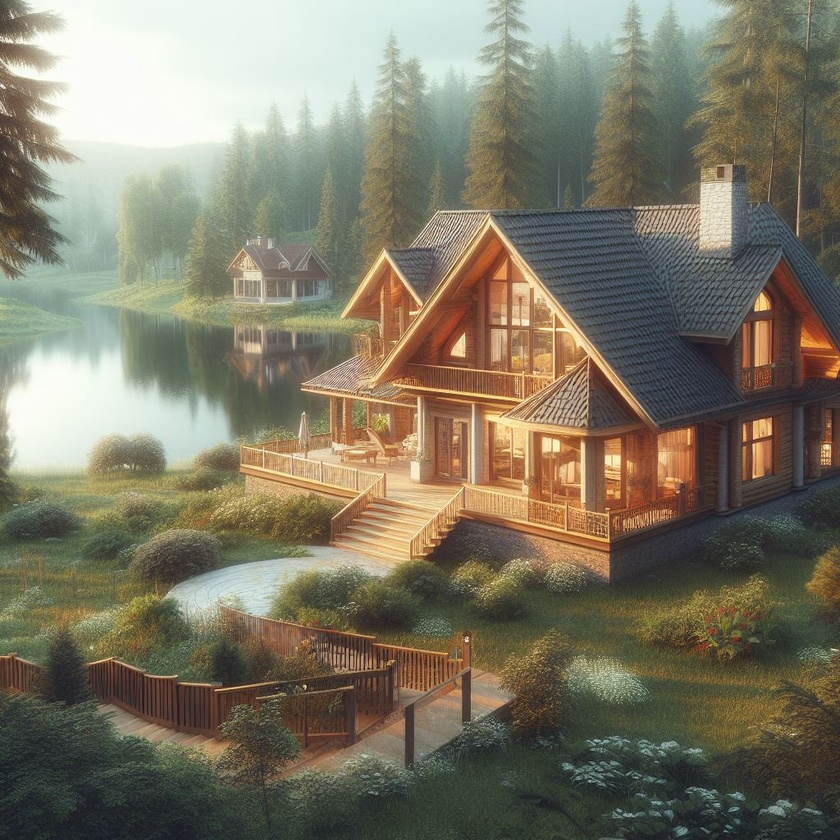
#> input picture opencv/data/gol_manzarasi.jpeg, 840 x 840 px, shrunk from 1024 x 1024 before the run
$ python u23_reg_of_in.py
#> lines starting #> are read from the running program, lines starting #| are printed output that depends on the picture; after the words box and inside, x2 and y2 are one past the last pixel; in counts of white or black regions, pixels touching at a corner belong together
import cv2
import numpy as np

# Görüntüyü yükle
image = cv2.imread('data/gol_manzarasi.jpeg')
#> image is the input picture: shape (840, 840, 3); mean B, G, R 101.2, 119.4, 125

# ROI koordinatlarını belirle (x başlangıç, y başlangıç, genişlik, yükseklik)
x, y, w, h = 100, 100, 200, 200

# ROI'yi görüntüden kes
roi = image[y:y+h, x:x+w]
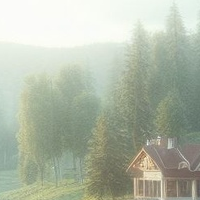
#> roi: shape (200, 200, 3); mean B, G, R 167.6, 184.8, 176.8

# ROI'yi göster
cv2.imshow("ROI", roi)

# ROI üzerinde bir işlem yap (örneğin, ROI'yi griye çevir)
roi_gray = cv2.cvtColor(roi, cv2.COLOR_BGR2GRAY)
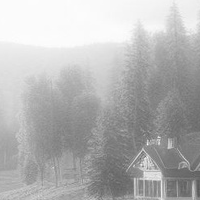
#> roi_gray: shape (200, 200); min 86, max 254, mean 180.4

# Gri ROI'yi orijinal görüntüye geri yerleştir (renkli olarak)
image[y:y+h, x:x+w] = cv2.cvtColor(roi_gray, cv2.COLOR_GRAY2BGR)
#> image: shape (840, 840, 3); 5.67% of pixels changed, all inside (x1, y1, x2, y2) = (100, 100, 300, 300)

# Sonucu göster
cv2.imshow("Gri Olarak Modife", image)

# Maske oluştur
mask = np.zeros(image.shape[:2], dtype="uint8")
cv2.rectangle(mask, (x, y), (x+w, y+h), 255, -1)
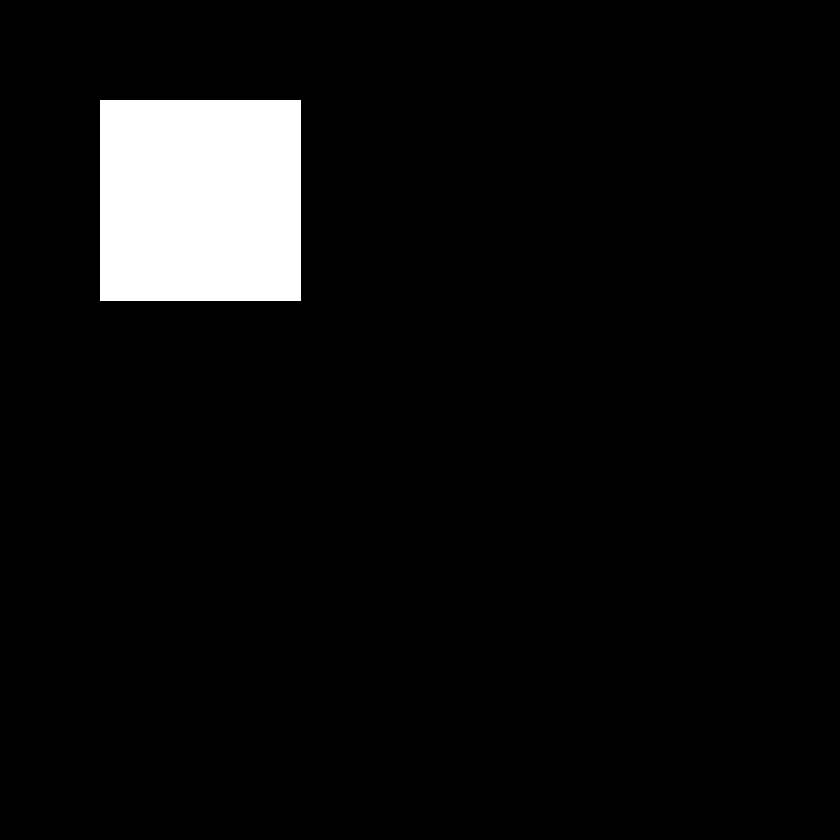
#> mask: shape (840, 840); 5.7% white; 1 white region, box (x1, y1, x2, y2) and area: (100, 100, 301, 301) 40401

# Maskeyi orijinal görüntü ile birleştir
masked_image = cv2.bitwise_and(image, image, mask=mask)
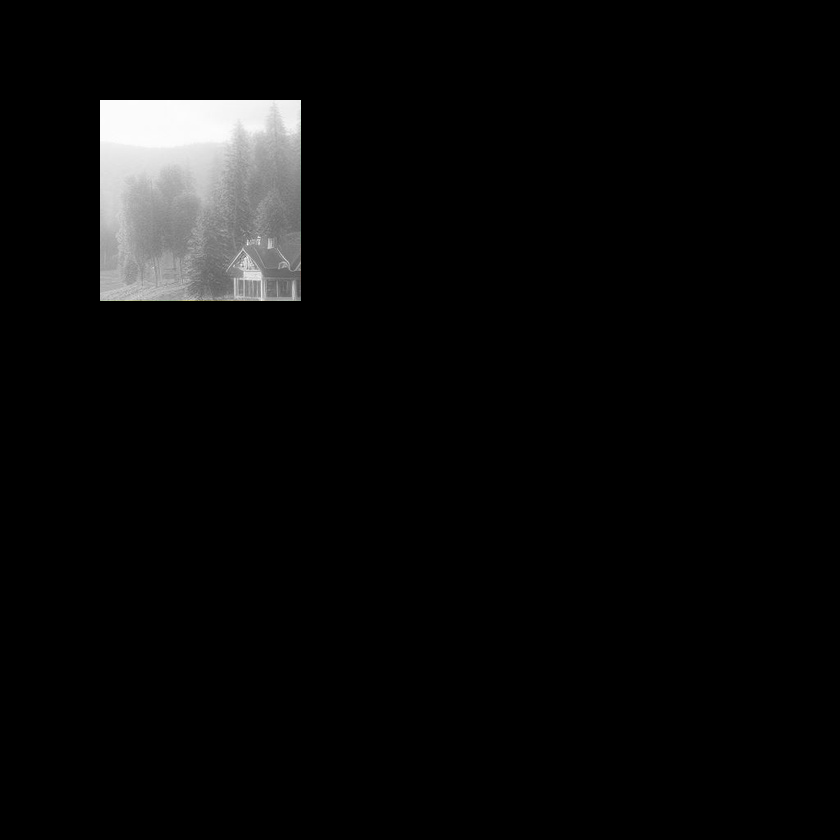
#> masked_image: shape (840, 840, 3); mean B, G, R 10.3, 10.3, 10.3

# Sonucu göster
cv2.imshow("Maskeli Goruntu", masked_image)


cv2.waitKey(0)
cv2.destroyAllWindows()

$ run again, with opencv/data/kizil_cam.jpeg copied over opencv/data/gol_manzarasi.jpeg
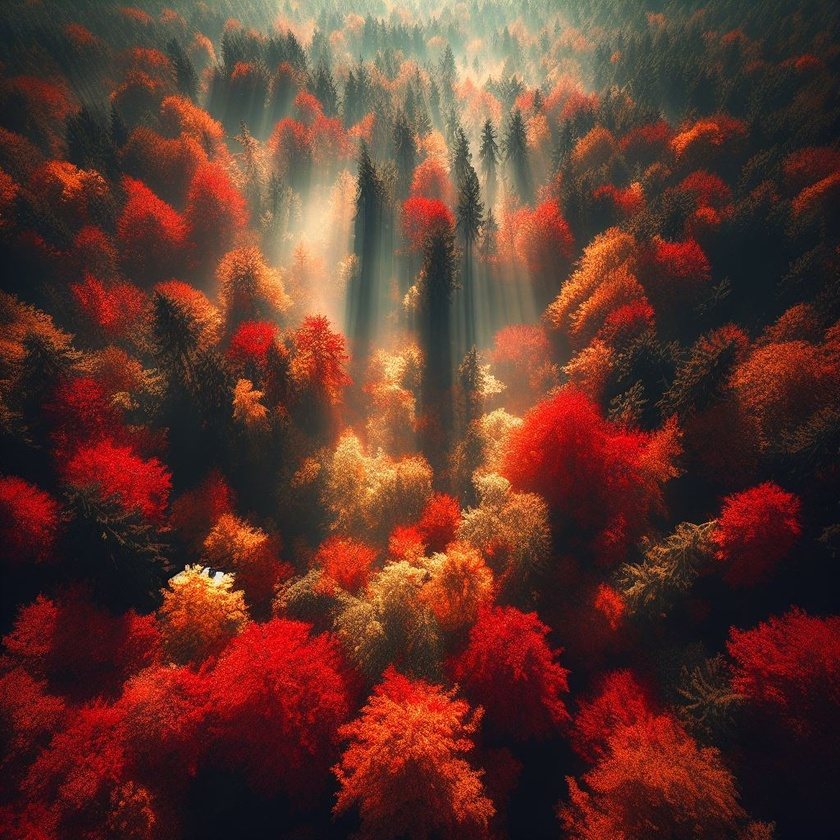
#> input picture opencv/data/kizil_cam.jpeg, 840 x 840 px, shrunk from 1024 x 1024 before the run
#> image is the input picture: shape (840, 840, 3); mean B, G, R 43.8, 53.7, 95
#> `roi_gray = cv2.cvtColor(roi, cv2.COLOR_BGR2GRAY)`:
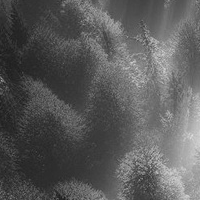
#> roi_gray: shape (200, 200); min 26, max 224, mean 90.2
#> image: shape (840, 840, 3); 5.66% of pixels changed, all inside (x1, y1, x2, y2) = (100, 100, 300, 300)
#> mask: shape (840, 840); 5.7% white; 1 white region, box (x1, y1, x2, y2) and area: (100, 100, 301, 301) 40401
#> `masked_image = cv2.bitwise_and(image, image, mask=mask)`:
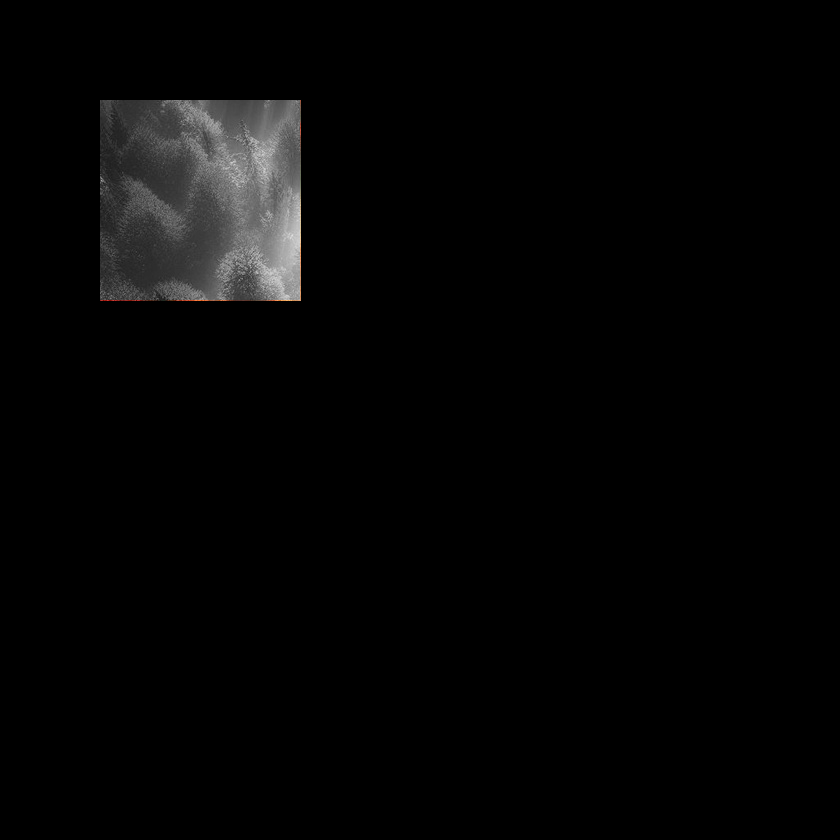
#> masked_image: shape (840, 840, 3); mean B, G, R 5.2, 5.2, 5.2

$ run again, with opencv/data/kizil_sac3.jpeg copied over opencv/data/gol_manzarasi.jpeg
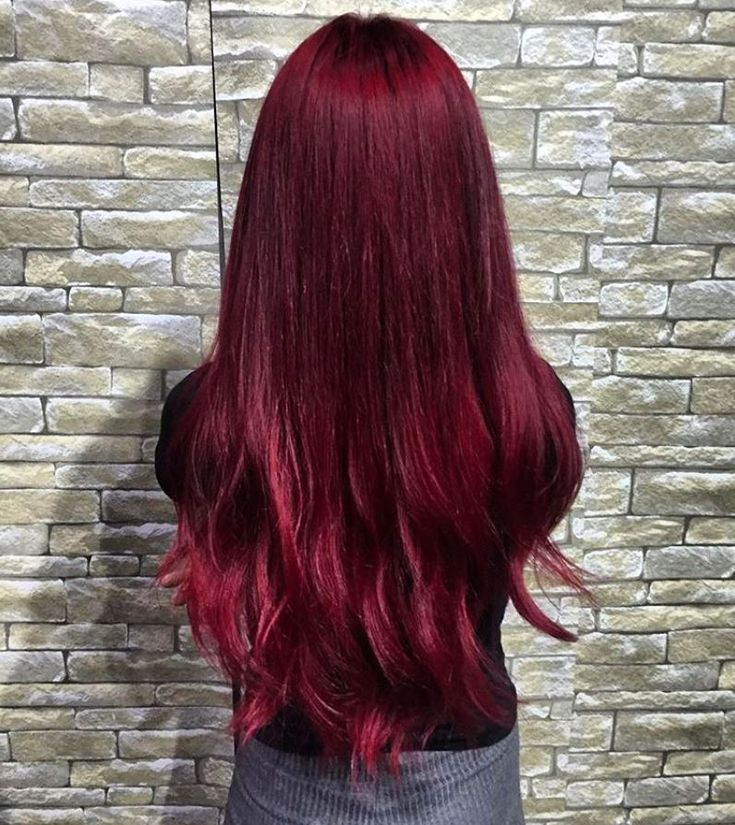
#> input picture opencv/data/kizil_sac3.jpeg, 735 x 825 px
#> image is the input picture: shape (825, 735, 3); mean B, G, R 105.6, 105.9, 126
#> image: shape (825, 735, 3); 6.5% of pixels changed, all inside (x1, y1, x2, y2) = (100, 100, 300, 300)
#> `cv2.rectangle(mask, (x, y), (x+w, y+h), 255, -1)`:
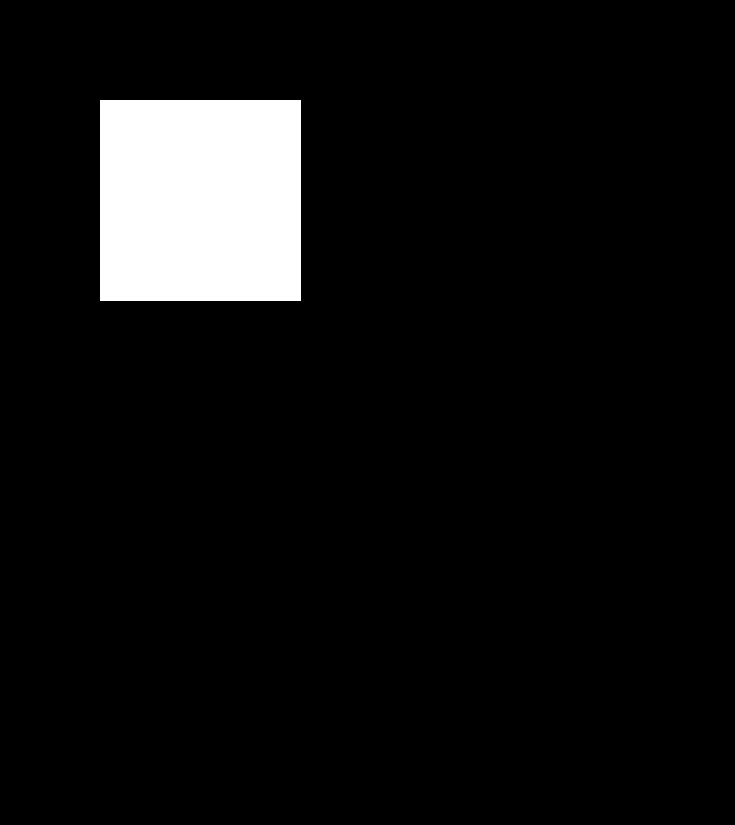
#> mask: shape (825, 735); 6.7% white; 1 white region, box (x1, y1, x2, y2) and area: (100, 100, 301, 301) 40401
#> `masked_image = cv2.bitwise_and(image, image, mask=mask)`:
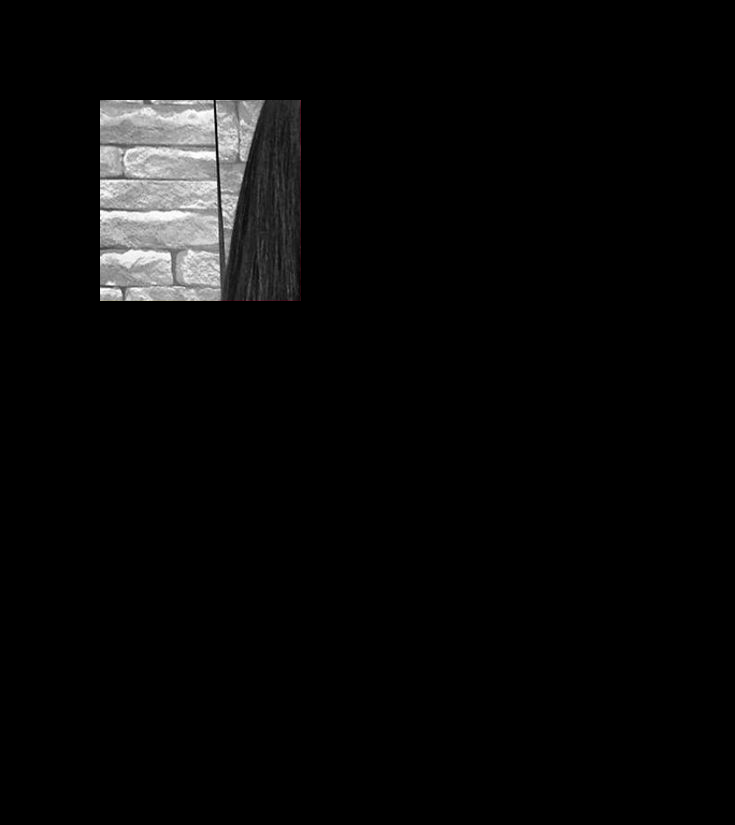
#> masked_image: shape (825, 735, 3); mean B, G, R 8.8, 8.8, 8.8
